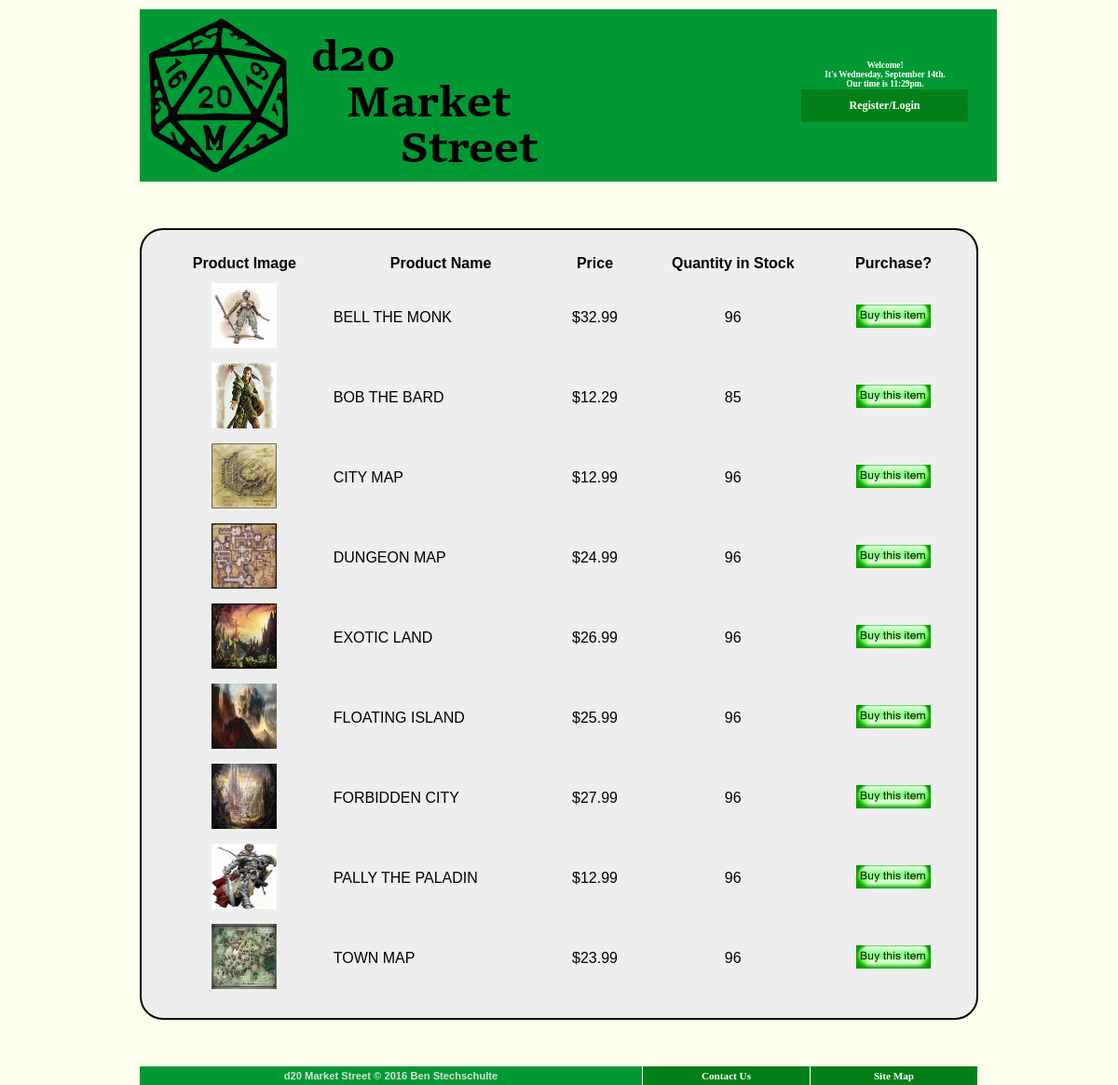
The page /both.php on the database its author committed.
### tables this page shows
CREATE TABLE `Products`
(
  `product_id` INT NOT NULL AUTO_INCREMENT,
  `product_category_code` VARCHAR(7) NOT NULL,
  `product_name` TINYTEXT NOT NULL,
  `product_price` DOUBLE NOT NULL,
  `product_inventory` INT NOT NULL,
  `product_size` VARCHAR(10) NOT NULL,
  `product_description` TEXT NOT NULL,
  `product_image_url` TINYTEXT NOT NULL,
  `product_additional_details` TINYTEXT NOT NULL,
  `store_id` INT NULL,
  PRIMARY KEY (`product_id`)
);

### scripts/displayCategory.php (the view, shortened to what this page needs)
<?php
include 'db.php';
$query = "SELECT * FROM `Products` WHERE `product_category_code` = '".$cat."' ORDER BY product_name ASC";
$category = mysqli_query($db_connection, $query)
    or die(mysqli_error($db_connection));
$numRecords = mysqli_num_rows($category);
echo "<div class=\"Products\"><table>";
echo "<tr><td align='center'><strong>Product Image</strong></td>
    <td align='center'><strong>Product Name</strong></td>
    <td align='center'><strong>Price</strong></td>
    <td align='center'><strong>Quantity in Stock</strong></td>
    <td align='center'><strong>Purchase?</strong></td></tr>";
for ($i = 0; $i < $numRecords; $i++)
{
    echo "<tr>";
    $row = mysqli_fetch_array($category);
    echo "<td align='center'>";
    echo  "<img height='70px' width='70px'
        src='".$row["product_image_url"]."'
        alt='Product Image' />";
    echo "</td><td>";
    echo $row["product_name"];
    echo "</td><td align='center'>";
    printf("$%.2f",$row["product_price"]);
    echo "</td><td align='center'>";
    echo $row["product_inventory"];
    echo "</td><td align='center'>";
    echo "<a href=\"purchase.php?prod='".$row["product_id"]."'\">";
    echo "<img src='images/buythisitem.png' alt='Buy this item' /></a>";
    echo "</td></tr>";
}
echo "</table></div>";
?>

### both.php (shortened to what this page needs)
<!DOCTYPE html PUBLIC "-//W3C//DTD XHTML 1.0 Strict//EN"
    "http://www.w3.org/TR/xhtml1/DTD/xhtml1-strict.dtd">
<html xmlns="http://www.w3.org/1999/xhtml">
    <head>
    <link rel="stylesheet" type="text/css" href="css/default.css" />
    </head>
    <body>
        <div id="page">
        <?php
        include("common/header.php")
        ?>
        <div id="content">
            <?php
            $cat = "CHARART' OR `product_category_code` = 'WORLART' OR `product_category_code` = 'MAPS";
            include 'scripts/displayCategory.php';
            ?>
        </div>
        </div>
    </body>
</html>

### common/header.php (shortened to what this page needs)
<div id="mainMenu" onmouseout="hideAll()">
    <div id="logo" onmouseover="show('m1')">
        <a href="index.php">
            <img  src="images/logo.png" alt="d20 Market Street"
                  height="165" width="500"/>
        </a>
    </div>
    <div id="dateandtime">
        <?php
  $customer_id = $_SESSION["customer_id"];
  if ($nodisplay != true)
  {
      if ($customer_id == "")
      {
          echo "<h5>Welcome!<br />".$_SESSION["customer_id"];
          echo "It's ".date("l, F jS").".<br />";
          echo "Our time is ".date('g:ia').".</h5>";
          echo "<div id=\"register\"><a href=\"register.php\">Register/Login</a></div>";
      }
  }
  ?>
    </div>
</div>

### css/default.css (style rules this page uses)
* { padding: 0; margin: 0; }
body { width: 100%; margin-top: 10px; font-family: Verdana, Arial, Helvetica, sans-serif; font-size: 16px; background-color: #FFE; flex: auto; justify-content: center; display: flex; }
div#page { width: 900px; }
div#logo { float: left; margin: 0 0 20px 0; }
div#register { float: right; margin: 1px 0 0 0; padding: 0; }
div#register a { display: block; padding: 10px 10px; margin: 0px 1px 0 0; width: 159px; background-color: #048018; text-align: center; text-decoration: none; font: bold .7em Verdana; color: #FFF; text-align: center; text-decoration: none; font-size: 12px; }
div#dateandtime { clear: right; float: right; margin: 25px 0 0 0; padding: 20px; font: bold .7em Verdana; color: #FFF; text-align: center; }
div#mainMenu { height: 165px; width: 100%; background-color: #093; padding: 10px; }
div#content { clear: both; width: 100%; }
div#footer { clear: left; }
div#copyright { float: left; width: 539px; padding: 4px 0; border-right: 1px solid #FFF; background-color: #093; color: #DDD; text-align: center; font-weight: bold; font-size: .7em; }
div#footerMenu { float: left; width: 360px; }
.Links { padding: 0; margin: 0; }
.Links li { padding: 0; margin: 0; float: left; list-style: none; font: bold .7em Verdana; }
.Links li a { display: block; width: 159px; padding: 4px 10px; margin: 0 1px 0 0;; background-color: #048018; color: #FFF; text-align: center; text-decoration: none; }
.Products table { width: 100%; background-color: #EEE; border-style: solid; border-color: black; border-width: 2px; border-radius: 25px; padding: 20px; margin: 50px 0; }
.receipt tr, td { padding: 5px 5px 5px 5px; }

### rows shown on the page
products: product_image_url (picture), product_name "BELL THE MONK", product_price "32.99", product_inventory "96"
products: product_image_url (picture), product_name "BOB THE BARD", product_price "12.29", product_inventory "85"
products: product_image_url (picture), product_name "CITY MAP", product_price "12.99", product_inventory "96"
products: product_image_url (picture), product_name "DUNGEON MAP", product_price "24.99", product_inventory "96"
products: product_image_url (picture), product_name "EXOTIC LAND", product_price "26.99", product_inventory "96"
products: product_image_url (picture), product_name "FLOATING ISLAND", product_price "25.99", product_inventory "96"
products: product_image_url (picture), product_name "FORBIDDEN CITY", product_price "27.99", product_inventory "96"
products: product_image_url (picture), product_name "PALLY THE PALADIN", product_price "12.99", product_inventory "96"
products: product_image_url (picture), product_name "TOWN MAP", product_price "23.99", product_inventory "96"
